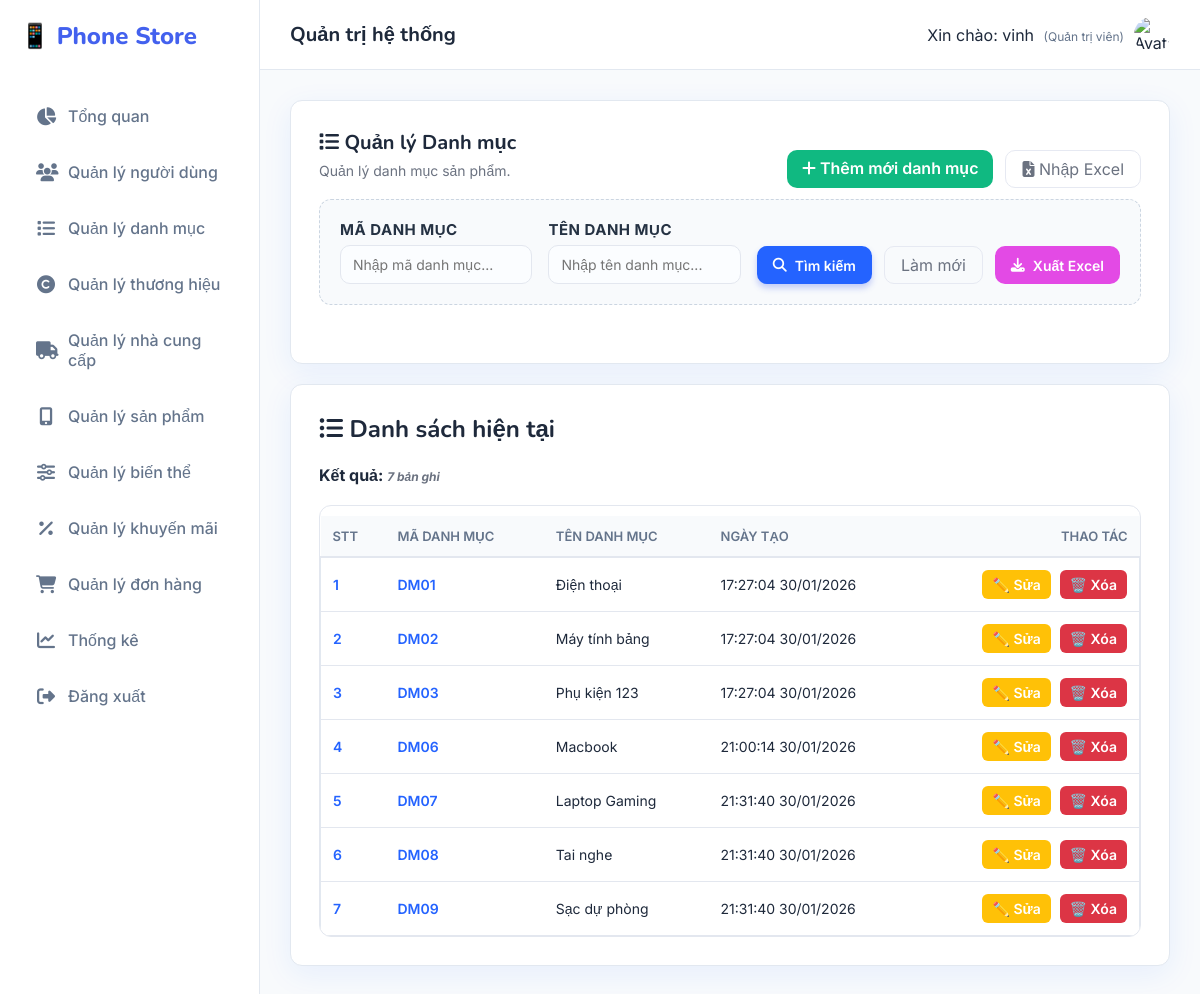
Screenshot of /Danhmuc/danhsach (signed in) with the database file from the repository.
### tables this page shows
CREATE TABLE `danh_muc` (
  `ma_danh_muc` varchar(20) NOT NULL,
  `ten_danh_muc` varchar(255) NOT NULL,
  `ngay_tao` timestamp NOT NULL DEFAULT current_timestamp()
);

### MVC/Core/controller.php (called while the page is built, shortened)
<?php
class controller
{
    public function model($model)
    {
        return new $model;
    }
    public function view($view, $data = [])
    {
        include_once __DIR__ . '/../Views/' . $view . '.php';
    }
}

### MVC/Controllers/Danhmuc.php (called while the page is built, shortened)
<?php
class Danhmuc extends controller
{
    private $dm;
    function __construct()
    {
        $this->dm = $this->model("Danhmuc_m");
    }
    function danhsach()
    {
        $result = $this->dm->Danhmuc_find('', '');
        $this->view('Master', [
            'page' => 'Danhsachdanhmuc_v',
            'ma_danh_muc' => '',
            'ten_danh_muc' => '',
            'dulieu' => $result
        ]);
    }
}

### MVC/Core/app.php (called while the page is built, shortened)
<?php
class app
{
    protected $action = "Get_data";
    function __construct()
    {
        $arr = $this->processURL();
        if ($arr != null) {
            if (file_exists(__DIR__ . '/../Controllers/' . $arr[0] . '.php')) {
                unset($arr[0]);
            }
        }
        $this->controller = new $this->controller;
        if (isset($arr[1])) {
            if (method_exists($this->controller, $arr[1])) {
                $this->action = $arr[1];
                unset($arr[1]);
            }
        }
        $this->param = $arr ? array_values($arr) : [];
        call_user_func_array([$this->controller, $this->action], $this->param);
    }
    function processURL()
    {
        if (isset($_GET['url'])) {
            return explode('/', filter_var(trim($_GET['url']), FILTER_DEFAULT));
        }
    }
}

### index.php (called while the page is built, shortened)
<?php
    $myapp = new app();
?>

### MVC/Core/connectDB.php (called while the page is built, shortened)
<?php
include_once __DIR__ . '/../../Public/Classes/TimezoneHelper.php';
class connectDB
{
    function __construct()
    {
        $this->con = mysqli_connect('localhost', 'root', '', 'phone_store_v2');
    }
}

### MVC/Models/DanhMuc_m.php (called while the page is built, shortened)
<?php
class DanhMuc_m extends connectDB
{
    function DanhMuc_find($ma_danh_muc, $ten_danh_muc)
    {
        $ma_danh_muc = mysqli_real_escape_string($this->con, $ma_danh_muc);
        $ten_danh_muc = mysqli_real_escape_string($this->con, $ten_danh_muc);
        $sql = "SELECT * FROM danh_muc
                WHERE ma_danh_muc LIKE '%$ma_danh_muc%' AND ten_danh_muc LIKE '%$ten_danh_muc%'
                ORDER BY LENGTH(ma_danh_muc), ma_danh_muc";
        return mysqli_query($this->con, $sql);
    }
}

### Public/Classes/TimezoneHelper.php (called while the page is built, shortened)
<?php
class TimezoneHelper
{
    public static function formatForDisplay($datetime, $format = 'd/m/Y H:i:s')
    {
        $date = new DateTime($datetime);
        return $date->format($format);
    }
}

### MVC/Views/Pages/Danhsachdanhmuc_v.php (the view, shortened to what this page needs)
<!DOCTYPE html>
<html lang="vi">
<body>
    <div class="card">
        <div class="actions-top">
            <div>
                <h1><i class="fa-solid fa-list"></i> Quản lý Danh mục</h1>
                <p class="lead">Quản lý danh mục sản phẩm.</p>
            </div>
            <div class="actions">
                <a href="http://localhost/Banhang/Danhmuc/themmoi" class="btn-create"><i class="fa-solid fa-plus"></i>
                    Thêm mới danh mục</a>
                <a href="http://localhost/Banhang/Danhmuc/import_form" class="btn-ghost"><i
                        class="fa-solid fa-file-excel"></i> Nhập
                    Excel</a>
            </div>
        </div>
        <form method="post" action="http://localhost/Banhang/Danhmuc/Timkiem" class="form-search"
            style="margin-bottom:30px;border:1px dashed #cbd5e1;padding:20px;border-radius:12px;background:#f8fafc">
            <div class="search-fields">
                <div>
                    <label for="searchId">Mã danh mục</label>
                    <input type="text" id="searchId" name="txtMadanhmuc" placeholder="Nhập mã danh mục..."
                        value="<?php echo isset($data['ma_danh_muc']) ? htmlspecialchars($data['ma_danh_muc']) : ''; ?>" />
                </div>
                <div>
                    <label for="searchName">Tên danh mục</label>
                    <input type="text" id="searchName" name="txtTendanhmuc" placeholder="Nhập tên danh mục..."
                        value="<?php echo isset($data['ten_danh_muc']) ? htmlspecialchars($data['ten_danh_muc']) : ''; ?>" />
                </div>
            </div>
            <div class="actions" style="margin-top:0;">
                <button type="submit" class="btn-primary" name="btnTim"><i class="fa-solid fa-search"></i> Tìm
                    kiếm</button>
                <a href="http://localhost/QLSP/Danhmuc/danhsach" class="btn-ghost">Làm mới</a>
                <button type="submit" name="btnXuatexcel" class="btn-excel">
                    <i class="fa-solid fa-solid fa-download"></i> Xuất Excel
                </button>
            </div>
        </form>
    </div>
    <div class="card">
        <h2><i class="fa-solid fa-list-ul"></i> Danh sách hiện tại</h2>
        <?php
        if (isset($data['dulieu'])) {
            if (is_object($data['dulieu'])) {
                $count = mysqli_num_rows($data['dulieu']);
                mysqli_data_seek($data['dulieu'], 0);
            } else {
                $count = 0;
            }
        ?>
        <div style="margin:10px 0">
            <strong>Kết quả: <span id="resultCount" class="hint"></span></strong>
        </div>
        <div class="table-container">
            <table>
                <thead>
                    <tr>
                        <th>STT</th>
                        <th>Mã Danh mục</th>
                        <th>Tên Danh mục</th>
                        <th>Ngày tạo</th>
                        <th style="text-align:right">Thao tác</th>
                    </tr>
                </thead>
                <tbody id="dmBody">
                    <?php
                        if ($count > 0) {
                            $serial = 1;
                            while ($row = mysqli_fetch_array($data['dulieu'])) {
                        ?>
                    <tr>
                        <td><span style="font-weight:600;color:var(--accent)"><?php echo $serial++; ?></span>
                        </td>
                        <td><span
                                style="font-weight:600;color:var(--accent)"><?php echo htmlspecialchars($row['ma_danh_muc']) ?></span>
                        </td>
                        <td><?php echo htmlspecialchars($row['ten_danh_muc']) ?></td>
                        <td><?php echo isset($row['ngay_tao']) ? htmlspecialchars(TimezoneHelper::formatForDisplay($row['ngay_tao'], 'H:i:s d/m/Y')) : '' ?>
                        </td>
                        <td style="text-align:right">
                            <a href="http://localhost/Banhang/Danhmuc/sua/<?php echo urlencode($row['ma_danh_muc']) ?>"><button
                                    class="btn-edit">✏️
                                    Sửa</button></a>
                            <a href="http://localhost/Banhang/Danhmuc/xoa/<?php echo urlencode($row['ma_danh_muc']) ?>"
                                onclick="return confirm('Bạn có chắc chắn muốn xoá không?')"><button
                                    class="btn-delete">🗑️
                                    Xóa</button></a>
                        </td>
                    </tr>
                    <?php }
                        } ?>
                </tbody>
            </table>
        </div>
        <?php } ?>
    </div>
</body>
</html>

### Public/Css/style.css (style rules this page uses)
:root { --primary: #4361ee; --primary-dark: #3a0ca3; --secondary: #4cc9f0; --accent: #f72585; --success: #10b981; --warning: #f59e0b; --danger: #ef4444; --dark: #1e293b; --light: #f8fafc; --white: #ffffff; --gray: #64748b; --border: #e2e8f0; --shadow: 0 10px 15px -3px rgba(0, 0, 0, 0.1), 0 4px 6px -2px rgba(0, 0, 0, 0.05); --radius: 16px; --sidebar-width: 260px; }
* { margin: 0; padding: 0; box-sizing: border-box; font-family: "Inter", sans-serif; }
body { background-color: var(--light); color: var(--dark); height: 100vh; overflow: hidden; }
a { text-decoration: none; transition: 0.3s; }
.card { background: var(--white); border-radius: var(--radius); padding: 30px; box-shadow: var(--shadow); border: 1px solid var(--border); margin-bottom: 30px; }
h1, h2 { color: var(--dark); margin-bottom: 20px; font-family: "Nunito", sans-serif; }
p.lead { color: var(--gray); margin-bottom: 25px; font-size: 15px; }
form { display: grid; grid-template-columns: repeat(2, 1fr); gap: 24px; }
label { font-size: 13px; font-weight: 600; color: var(--gray); margin-bottom: 8px; display: block; text-transform: uppercase; letter-spacing: 0.5px; }
input, select, textarea { width: 100%; padding: 12px 16px; border: 1px solid var(--border); border-radius: 10px; font-size: 15px; background: #f9fafb; transition: 0.2s; }
.actions { margin-top: 10px; display: flex; gap: 12px; justify-content: flex-end; grid-column: 1 / -1; }
button, .btn { padding: 10px 20px; border-radius: 10px; font-weight: 600; font-size: 14px; cursor: pointer; border: none; display: inline-flex; align-items: center; gap: 8px; transition: 0.2s; text-decoration: none; }
.btn-primary { background: var(--primary); color: #fff; box-shadow: 0 4px 6px rgba(67, 97, 238, 0.3); }
.btn-ghost { background: transparent; border: 1px solid var(--border); color: var(--gray); }
table { width: 100%; border-collapse: separate; border-spacing: 0 8px; margin-top: 10px; }
th { text-align: left; padding: 12px 16px; color: var(--gray); font-size: 13px; font-weight: 600; text-transform: uppercase; }
td { background: #fff; padding: 16px; border-top: 1px solid var(--border); border-bottom: 1px solid var(--border); font-size: 14px; color: var(--dark); }
td:first-child { border-left: 1px solid var(--border); border-top-left-radius: 12px; border-bottom-left-radius: 12px; }
td:last-child { border-right: 1px solid var(--border); border-top-right-radius: 12px; border-bottom-right-radius: 12px; }
.hint { font-size: 13px; color: var(--gray); margin-top: 10px; font-style: italic; }

### rows the page displays
danh_muc: ma_danh_muc "DM01", ten_danh_muc "Điện thoại", ngay_tao "17:27:04 30/01/2026"
danh_muc: ma_danh_muc "DM02", ten_danh_muc "Máy tính bảng", ngay_tao "17:27:04 30/01/2026"
danh_muc: ma_danh_muc "DM03", ten_danh_muc "Phụ kiện 123", ngay_tao "17:27:04 30/01/2026"
danh_muc: ma_danh_muc "DM06", ten_danh_muc "Macbook", ngay_tao "21:00:14 30/01/2026"
danh_muc: ma_danh_muc "DM07", ten_danh_muc "Laptop Gaming", ngay_tao "21:31:40 30/01/2026"
danh_muc: ma_danh_muc "DM08", ten_danh_muc "Tai nghe", ngay_tao "21:31:40 30/01/2026"
danh_muc: ma_danh_muc "DM09", ten_danh_muc "Sạc dự phòng", ngay_tao "21:31:40 30/01/2026"

### other values shown
$_SESSION['user_name'] "vinh"
